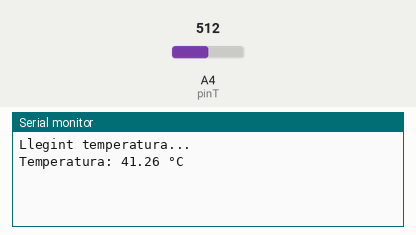
Simulated run of this sketch. Board: Arduino Uno, built with avr-gcc and run on an emulated ATmega328P. On the bench: the last lines printed to the serial monitor. The test bench sets the inputs (shaded band); at power-on: A4 (pinT) = 512.

Above: at 2.2 s.
2.3 s: A4 (pinT) set to 716
At 3.6 s:
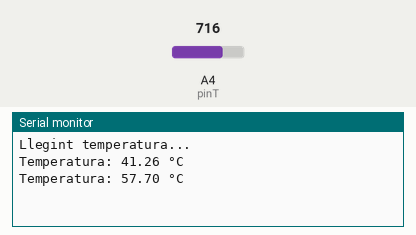
5.0 s: A4 (pinT) set to 900
At 6.3 s:
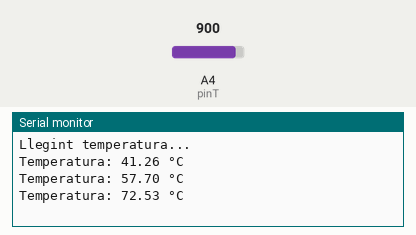
Timing chart, 0 to 8.0 s (numbered marks = the images above; inputs shaded):
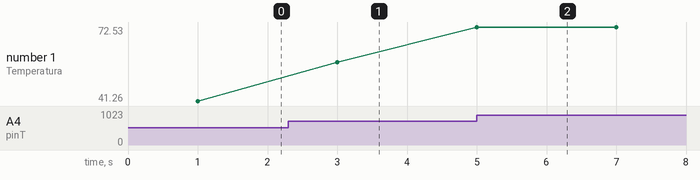

Measured:
- after the input at 2.3 s, the serial monitor: prints a new line after 0.70 s (image 1)
- after the input at 5.0 s, the serial monitor: prints a new line at once (image 2)
- plotted number 1: 41.26 → 57.7 after the input at 2.3 s, 57.7 → 72.53 after the input at 5.0 s

The sketch:

issue_2.ino
```cpp
const int pinT = 4;

void setup() {
  Serial.begin(115200);
  delay(1000);
  Serial.println("Llegint temperatura...");
}

void loop() {
  int valor = analogRead(pinT);

  float voltatge = valor * (3.3 / 4095.0);

  float temperatura = voltatge * 100;  // CORREGIDO

  Serial.print("Temperatura: ");
  Serial.print(temperatura);
  Serial.println(" °C");

  delay(2000);
}
```
